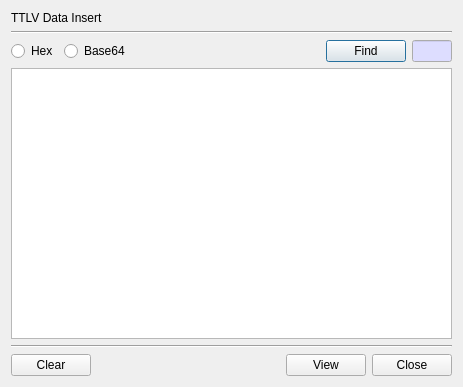
<?xml version="1.0" encoding="UTF-8"?>
<ui version="4.0">
 <class>DecodeTTLVDlg</class>
 <widget class="QDialog" name="DecodeTTLVDlg">
  <property name="geometry">
   <rect>
    <x>0</x>
    <y>0</y>
    <width>463</width>
    <height>387</height>
   </rect>
  </property>
  <property name="windowTitle">
   <string>Decode TTLV window</string>
  </property>
  <layout class="QVBoxLayout" name="verticalLayout">
   <item>
    <widget class="QLabel" name="label">
     <property name="text">
      <string>TTLV Data Insert</string>
     </property>
    </widget>
   </item>
   <item>
    <widget class="Line" name="line_2">
     <property name="orientation">
      <enum>Qt::Horizontal</enum>
     </property>
    </widget>
   </item>
   <item>
    <layout class="QGridLayout" name="gridLayout_2">
     <item row="0" column="4">
      <widget class="QLineEdit" name="mDataLenText">
       <property name="minimumSize">
        <size>
         <width>40</width>
         <height>0</height>
        </size>
       </property>
       <property name="maximumSize">
        <size>
         <width>40</width>
         <height>16777215</height>
        </size>
       </property>
       <property name="palette">
        <palette>
         <active>
          <colorrole role="Base">
           <brush brushstyle="SolidPattern">
            <color alpha="255">
             <red>221</red>
             <green>221</green>
             <blue>255</blue>
            </color>
           </brush>
          </colorrole>
         </active>
         <inactive>
          <colorrole role="Base">
           <brush brushstyle="SolidPattern">
            <color alpha="255">
             <red>221</red>
             <green>221</green>
             <blue>255</blue>
            </color>
           </brush>
          </colorrole>
         </inactive>
         <disabled/>
        </palette>
       </property>
       <property name="readOnly">
        <bool>true</bool>
       </property>
      </widget>
     </item>
     <item row="0" column="2">
      <spacer name="horizontalSpacer_2">
       <property name="orientation">
        <enum>Qt::Horizontal</enum>
       </property>
       <property name="sizeHint" stdset="0">
        <size>
         <width>40</width>
         <height>20</height>
        </size>
       </property>
      </spacer>
     </item>
     <item row="0" column="1">
      <widget class="QRadioButton" name="mBase64Radio">
       <property name="text">
        <string>Base64</string>
       </property>
      </widget>
     </item>
     <item row="0" column="0">
      <widget class="QRadioButton" name="mHexRadio">
       <property name="text">
        <string>Hex</string>
       </property>
      </widget>
     </item>
     <item row="0" column="3">
      <widget class="QPushButton" name="mFindBtn">
       <property name="text">
        <string>Find</string>
       </property>
      </widget>
     </item>
    </layout>
   </item>
   <item>
    <widget class="QPlainTextEdit" name="mDataText"/>
   </item>
   <item>
    <widget class="Line" name="line">
     <property name="orientation">
      <enum>Qt::Horizontal</enum>
     </property>
    </widget>
   </item>
   <item>
    <layout class="QGridLayout" name="gridLayout">
     <item row="0" column="2">
      <widget class="QPushButton" name="mViewBtn">
       <property name="text">
        <string>View</string>
       </property>
      </widget>
     </item>
     <item row="0" column="1">
      <spacer name="horizontalSpacer">
       <property name="orientation">
        <enum>Qt::Horizontal</enum>
       </property>
       <property name="sizeHint" stdset="0">
        <size>
         <width>40</width>
         <height>20</height>
        </size>
       </property>
      </spacer>
     </item>
     <item row="0" column="3">
      <widget class="QPushButton" name="mCloseBtn">
       <property name="text">
        <string>Close</string>
       </property>
      </widget>
     </item>
     <item row="0" column="0">
      <widget class="QPushButton" name="mClearBtn">
       <property name="text">
        <string>Clear</string>
       </property>
      </widget>
     </item>
    </layout>
   </item>
  </layout>
 </widget>
 <tabstops>
  <tabstop>mHexRadio</tabstop>
  <tabstop>mBase64Radio</tabstop>
  <tabstop>mFindBtn</tabstop>
  <tabstop>mDataLenText</tabstop>
  <tabstop>mDataText</tabstop>
  <tabstop>mClearBtn</tabstop>
  <tabstop>mViewBtn</tabstop>
  <tabstop>mCloseBtn</tabstop>
 </tabstops>
 <resources/>
 <connections/>
</ui>
